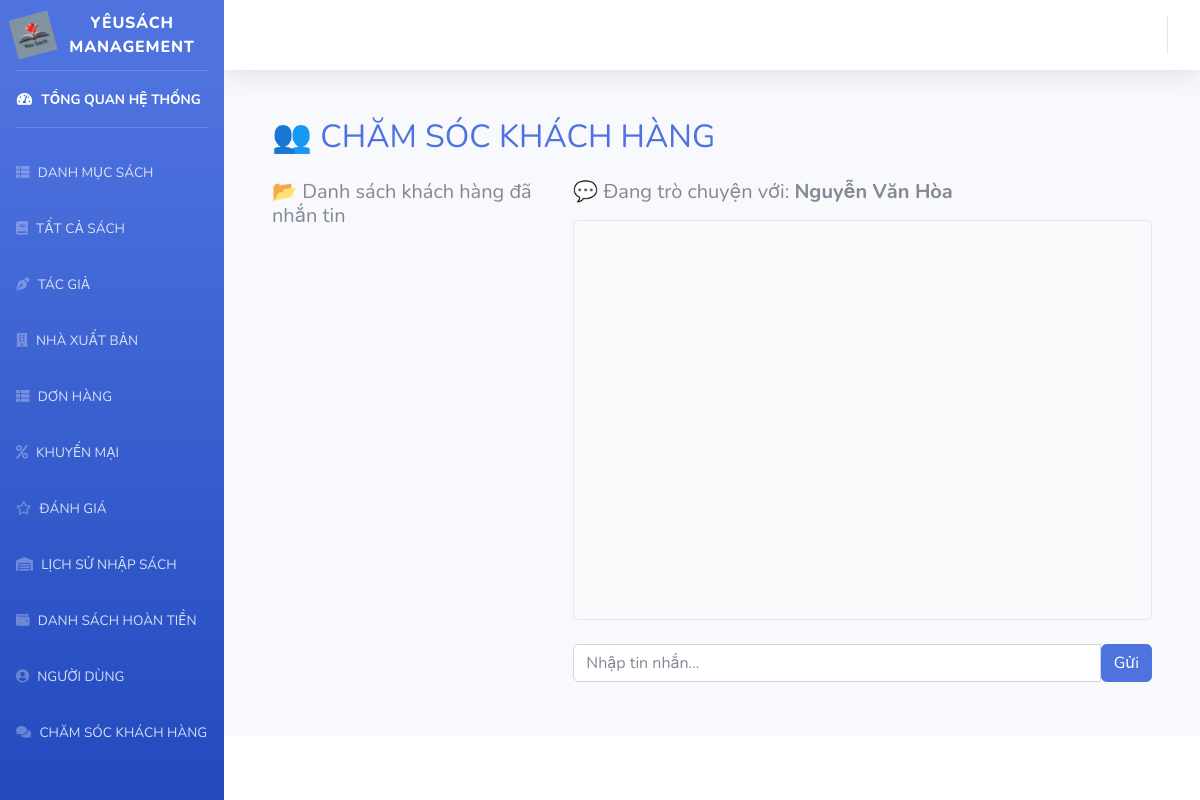
The app's page /bookshop/admin/cskh.php?user=5, older data.
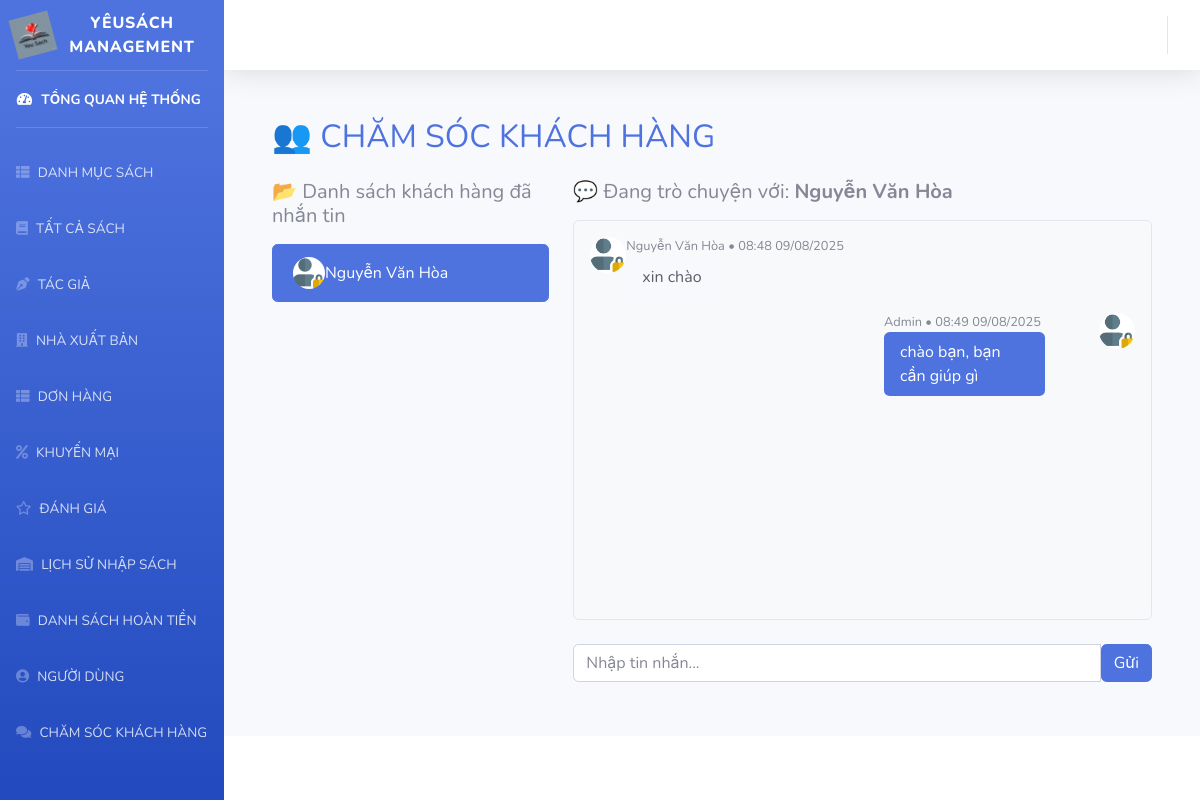
The same page, newer data.
### tables this page shows
CREATE TABLE `users` (
  `user_id` int(11) NOT NULL,
  `email` varchar(100) NOT NULL,
  `password` varchar(255) NOT NULL,
  `role` enum('admin','customer') DEFAULT 'customer',
  `name` varchar(100) DEFAULT NULL,
  `avt` varchar(255) DEFAULT 'data_image/avatar/default.jpg',
  `phone` varchar(20) DEFAULT NULL,
  `address` text DEFAULT NULL,
  `created_at` timestamp NOT NULL DEFAULT current_timestamp(),
  `updated_at` timestamp NOT NULL DEFAULT current_timestamp() ON UPDATE current_timestamp(),
  `reset_token` varchar(255) DEFAULT NULL,
  `reset_token_expiry` datetime DEFAULT NULL,
  `is_deleted` tinyint(1) DEFAULT 0
);

CREATE TABLE `messages` (
  `message_id` int(11) NOT NULL,
  `sender_id` int(11) NOT NULL,
  `receiver_id` int(11) NOT NULL,
  `content` text NOT NULL,
  `sent_at` timestamp NOT NULL DEFAULT current_timestamp(),
  `is_read` tinyint(1) DEFAULT 0
);

### bookshop/admin/cskh.php (the view, shortened to what the changed rows need)
<?php
require('../database/conn.php');
$admin_id = 1;
$active_user_id = $_GET['user'] ?? null;
if ($active_user_id) {
  $conn->query("
    UPDATE messages
    SET is_read = 1
    WHERE sender_id = $active_user_id
      AND receiver_id = $admin_id
      AND is_read = 0
  ");
}
$users = $conn->query("
  SELECT u.user_id, u.name, u.avt,
         (
           SELECT MAX(sent_at)
           FROM messages m
           WHERE (m.sender_id = u.user_id AND m.receiver_id = $admin_id)
              OR (m.sender_id = $admin_id AND m.receiver_id = u.user_id)
         ) AS last_message_time,
         (
           SELECT sender_id
           FROM messages m
           WHERE ((m.sender_id = u.user_id AND m.receiver_id = $admin_id)
               OR (m.sender_id = $admin_id AND m.receiver_id = u.user_id))
           ORDER BY sent_at DESC LIMIT 1
         ) AS last_sender,
         (
           SELECT is_read
           FROM messages m
           WHERE ((m.sender_id = u.user_id AND m.receiver_id = $admin_id)
               OR (m.sender_id = $admin_id AND m.receiver_id = u.user_id))
           ORDER BY sent_at DESC LIMIT 1
         ) AS last_is_read
  FROM users u
  WHERE u.user_id != $admin_id
    AND EXISTS (
      SELECT 1 FROM messages
      WHERE ((sender_id = u.user_id AND receiver_id = $admin_id)
         OR (sender_id = $admin_id AND receiver_id = u.user_id))
    )
  ORDER BY last_message_time DESC
");
if ($active_user_id) {
  $user_info = $conn->query("SELECT name, avt FROM users WHERE user_id = $active_user_id")->fetch_assoc();
  $messages = $conn->query("
    SELECT * FROM messages
    WHERE (sender_id = $admin_id AND receiver_id = $active_user_id)
       OR (sender_id = $active_user_id AND receiver_id = $admin_id)
    ORDER BY sent_at ASC
  ");
}
include("includes/header.php");
?>
<div class="container my-5">
  <h2 class="fw-bold text-primary mb-4">👥 CHĂM SÓC KHÁCH HÀNG</h2>
  <div class="row">
    <div class="col-md-4 border-end pe-3">
      <div class="list-group">
        <?php while ($u = $users->fetch_assoc()) {
          $active = ($u['user_id'] == $active_user_id) ? 'active' : '';
          $isUnread = ($u['last_sender'] == $u['user_id'] && $u['last_is_read'] == 0);
          echo "<a href='cskh.php?user={$u['user_id']}' class='list-group-item list-group-item-action d-flex align-items-center $active'>
                  <img src='../{$u['avt']}' class='rounded-circle me-2' style='width:32px;height:32px;object-fit:cover;'>
                  <span class='me-auto'>{$u['name']}</span>" .
                  ($isUnread ? "<span class='badge bg-danger rounded-pill ml-2'>●</span>" : "") .
                "</a>";
        } ?>
      </div>
    </div>
    <div class="col-md-8">
      <?php if ($active_user_id): ?>
        <h5 class="mb-3">💬 Đang trò chuyện với: <strong><?= htmlspecialchars($user_info['name']) ?></strong></h5>
        <div class="chat-box border rounded p-3 mb-4" style="height:400px; overflow-y:auto; background:#f8f9fa;">
        <?php
          while ($row = $messages->fetch_assoc()) {
            $isAdmin = $row['sender_id'] == $admin_id;
            $alignClass = 'd-flex mb-3';
            $bubbleStyle = $isAdmin ? 'bg-primary text-white border-end' : 'bg-light text-dark border-start';
            $avatarUrl = $isAdmin
              ? ($_SESSION['avt'] ?? 'data_image/avatar/default.jpg')
              : $user_info['avt'];
            $nameLabel = $isAdmin ? 'Admin' : $user_info['name'];
            echo "<div class='$alignClass " . ($isAdmin ? 'justify-content-end text-end' : 'justify-content-start text-start') . "'>
                    " . ($isAdmin ? "
                      <div>
                        <div class='small text-muted'>" . htmlspecialchars($nameLabel) . " • " . date('H:i d/m/Y', strtotime($row['sent_at'])) . "</div>
                        <span class='d-inline-block px-3 py-2 rounded $bubbleStyle' style='max-width:75%;'>
                          " . htmlspecialchars($row['content']) . "
                        </span>
                      </div>
                      <img src='../$avatarUrl' class='rounded-circle ms-2' style='width:36px;height:36px;object-fit:cover;'>
                    " : "
                      <img src='../$avatarUrl' class='rounded-circle me-2' style='width:36px;height:36px;object-fit:cover;'>
                      <div>
                        <div class='small text-muted'>" . htmlspecialchars($nameLabel) . " • " . date('H:i d/m/Y', strtotime($row['sent_at'])) . "</div>
                        <span class='d-inline-block px-3 py-2 rounded $bubbleStyle' style='max-width:75%;'>
                          " . htmlspecialchars($row['content']) . "
                        </span>
                      </div>
                    ") . "
                  </div>";
          }
        ?>
        </div>
        <form method="post">
          <div class="input-group">
            <input type="text" name="message" class="form-control" placeholder="Nhập tin nhắn..." required>
            <button type="submit" class="btn btn-primary">Gửi</button>
          </div>
        </form>
      <?php else: ?>
        <div class="alert alert-info">📌 Chọn khách hàng để tư vấn.</div>
      <?php endif; ?>
    </div>
  </div>
</div>
<?php include("includes/footer.php"); ?>

Row changes from the older to the newer data that the page shows:
now on one of the page's lists (row unchanged): users: name "Nguyễn Văn Hòa"
added messages: sender.avt (placeholder picture), sender.name "Nguyễn Văn Hòa", sent_at "08:48 09/08/2025", content "xin chào"
added messages: sender "Admin", sent_at "08:49 09/08/2025", content "chào bạn, bạn cần giúp gì"
